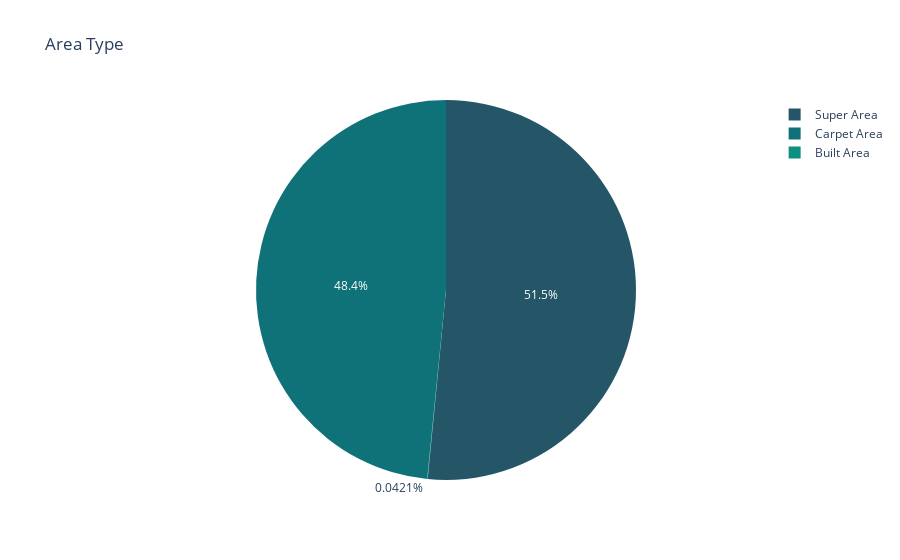

Write notebook code for a chart like this one.
### Code cell
px.pie(data,names='Area Type',title='Area Type',color_discrete_sequence=px.colors.sequential.Aggrnyl)

### Figure 1 — Plotly figure (JSON) as saved in the notebook; plotly's stock layout.template omitted (floating-point values rounded to 4 significant figures; data arrays with more than 128 entries replaced by an {"elided": "..."} marker saying what was removed)
{"data": [{"domain": {"x": [0, 1], "y": [0, 1]}, "hovertemplate": "Area Type=%{label}<extra></extra>", "labels": {"elided": "4746 str values"}, "legendgroup": "", "name": "", "showlegend": true, "type": "pie"}], "layout": {"legend": {"tracegroupgap": 0}, "piecolorway": ["rgb(36, 86, 104)", "rgb(15, 114, 121)", "rgb(13, 143, 129)", "rgb(57, 171, 126)", "rgb(110, 197, 116)", "rgb(169, 220, 103)", "rgb(237, 239, 93)"], "title": {"text": "Area Type"}}}
